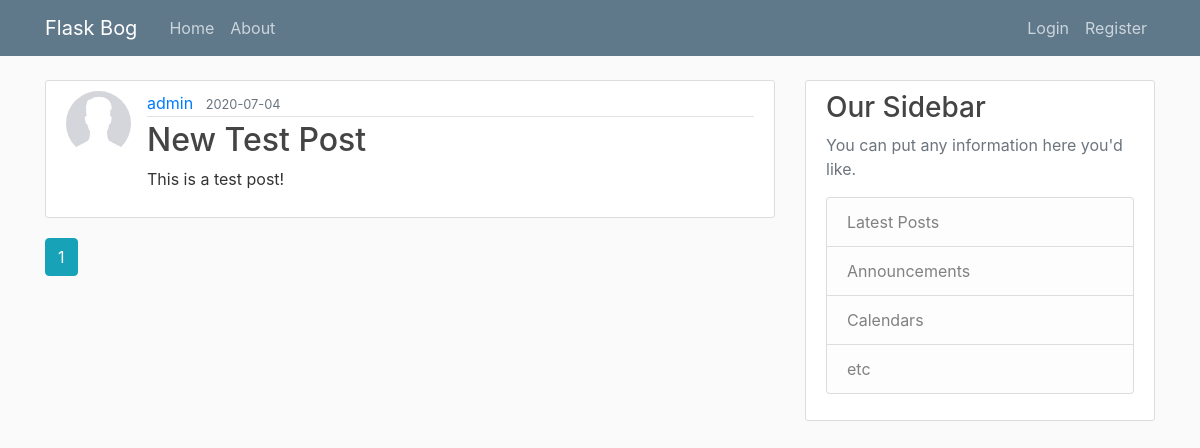
The app's page /home, older data.
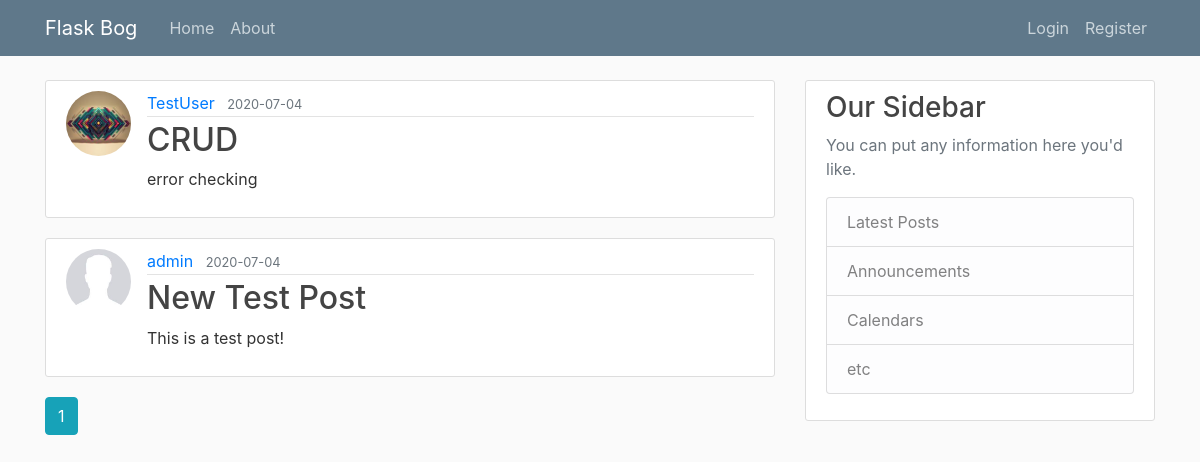
The same page, newer data.
### flaskblog/models.py (models this page shows, shortened)
class Post(db.Model):
    id = db.Column(db.Integer, primary_key=True)
    title = db.Column(db.String(100), nullable=False)
    date_posted = db.Column(db.DateTime,nullable=False, default=datetime.utcnow)
    content = db.Column(db.Text, nullable=False)
    user_id = db.Column(db.Integer, db.ForeignKey('user.id'), nullable=False)

class User(db.Model, UserMixin):
    id = db.Column(db.Integer, primary_key=True)
    username = db.Column(db.String(20), unique=True, nullable=False)
    email = db.Column(db.String(120), unique=True, nullable=False)
    image_file = db.Column(db.String(20), nullable=False, default=f'default ({img_num}).jpg')
    password = db.Column(db.String(60), nullable=False)
    posts = db.relationship('Post', backref='author', lazy=True)

### flaskblog/routes.py (the view)
@app.route('/')
@app.route('/home')
def home():
    page = request.args.get('page', 1, type=int)
    posts = Post.query.order_by(Post.date_posted.desc()).paginate(page=page, per_page=5)
    return render_template('home.html', posts=posts)

### flaskblog/templates/home.html
{% extends "layout.html" %} {% block content %} {% for post in posts.items %}
<article class="media content-section">
  <img src="{{ url_for('static', filename='images/' + post.author.image_file) }}" alt="user image" class="rounded-circle article-img">
  <div class="media-body">
    <div class="article-metadata">
      <a class="mr-2" href="{{ url_for('user_posts', username=post.author.username )}}">{{ post.author.username }}</a>
      <small class="text-muted">{{ post.date_posted.strftime('%Y-%m-%d') }}</small>
    </div>
    <h2><a class="article-title" href="{{ url_for('post', post_id=post.id) }}">{{ post.title }}</a></h2>
    <p class="article-content">{{ post.content }}</p>
  </div>
</article>
{% endfor %}
  {% for page_num in posts.iter_pages(left_edge=1, right_edge=1, left_current=1, right_current=2): %}
    {% if page_num: %}
      {% if posts.page == page_num:%}
        <a href="{{ url_for('home', page=page_num) }}" class="btn btn-info mb-4">{{ page_num }}</a>
      {% else %}
        <a href="{{ url_for('home', page=page_num) }}" class="btn btn-outline-info mb-4">{{ page_num }}</a>
      {% endif %}
    {% else %}
      ...
    {% endif %}
  {% endfor %}
{% endblock content %}

Row changes from the older to the newer data that the page shows:
added Post: image_file (picture), author.username "TestUser", date_posted "2020-07-04", title "CRUD", content "error checking"
